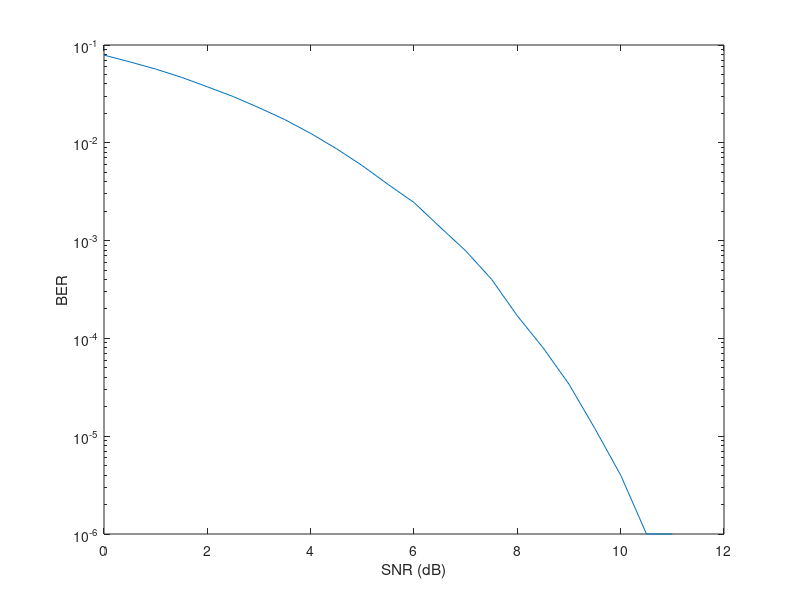

This figure's MATLAB source:
% SNR vs BER plot for bpsk modulation over AWGN channel

clc;
clear all;
close all;

len = 10^6;
SNR = 0:0.5:12;

msg = randn(1,len);

for i = 1:length(SNR)

    snr = 10^(SNR(i)/10);         
    var = sqrt(1/(2*snr));      

    tx = 2*(msg > 0) - 1;          % BPSK modulation
    msg_tx = tx > 0;
    rx = tx + var*randn(1,len);  % noise

    msg_rec = rx > 0;              % detection

    bit_error(i) = sum(msg_tx ~= msg_rec)/len;

end

semilogy(SNR,bit_error);
xlabel('SNR (dB)')
ylabel('BER')

% For plot refer to SNR_vs_BER.png
